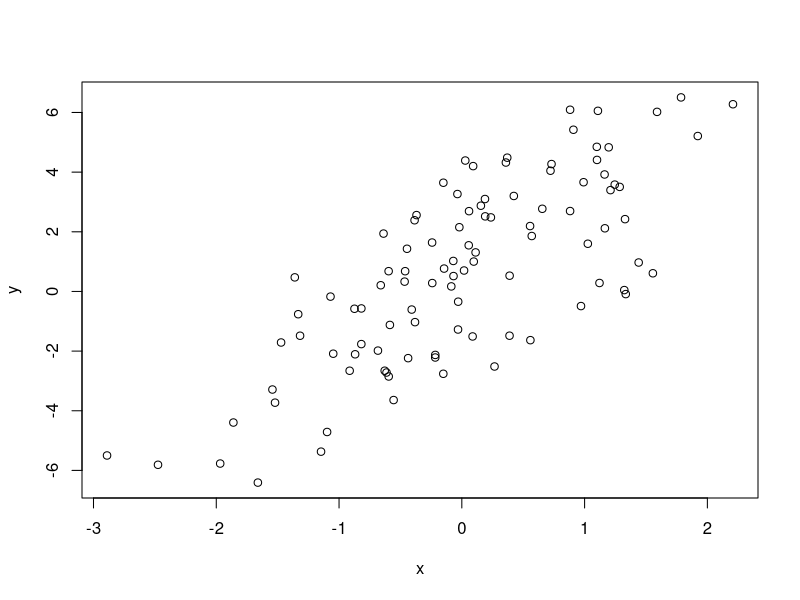
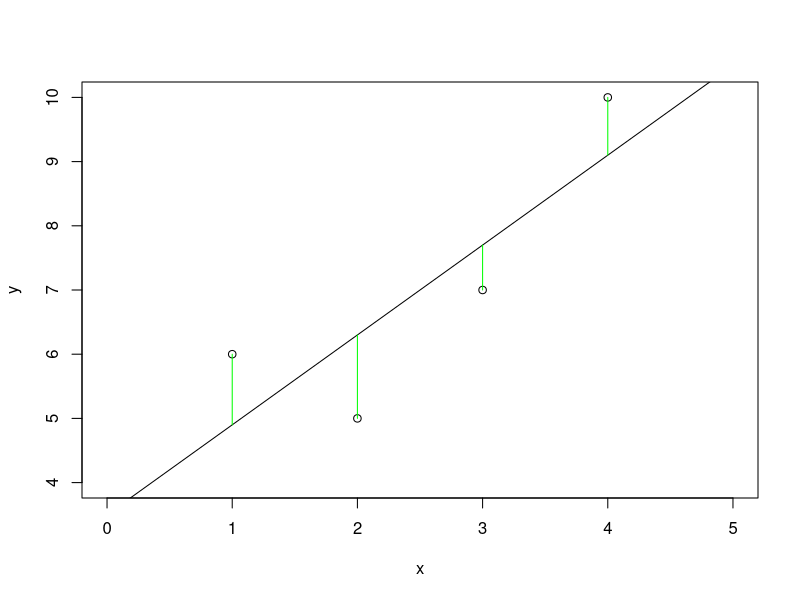
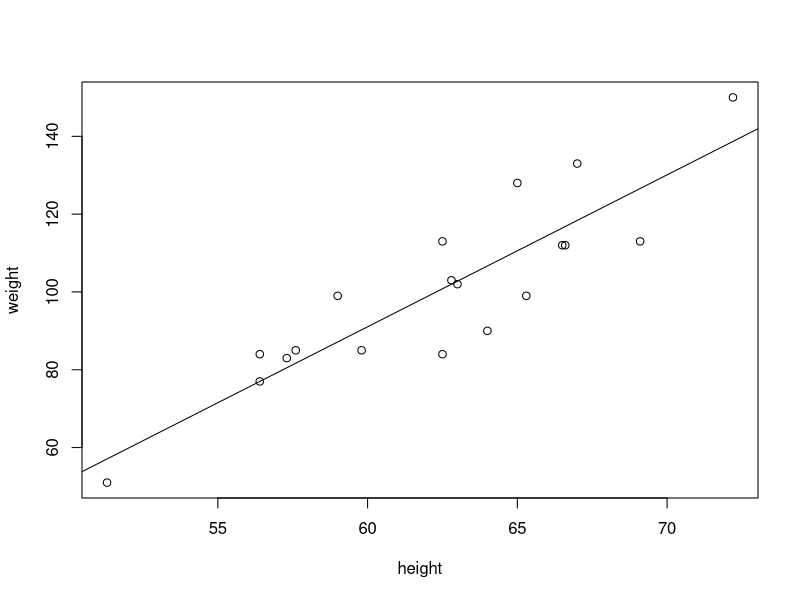

Generate these figures, in order, with R:
## ---- chunk 1
set.seed(20)
x <-rnorm(100)
e <- rnorm(100, 0, 2)
y <- 0.5 + 2*x + e
summary(y)
plot(x,y)
## ---- chunk 2
x <- c(1,2,3,4)
y <- c(6,5,7,10)
plot(y~x, xlim=c(0,5), ylim=c(4,10))
abline(3.5, 1.4)
r <- lm(y~x)
segments(x, y, x, r$fitted.values, col="green")
## ---- chunk 3
# Example 1: linear model
x <- c(1,2,3,4)
y <- c(6,5,7,10)
lm(y~x)

# Example 2: linear model
# Height and weight vectors for 19 children
height <- c(69.1,56.4,65.3,62.8,63,57.3,59.8,62.5,62.5,59.0,51.3,64,56.4,66.5,72.2,65.0,67.0,57.6,66.6)
weight <- c(113,84,99,103,102,83,85,113,84,99,51,90,77,112,150,128,133,85,112)

plot(height,weight)

# correlation between variables
cor(height,weight)

# Fit linear model
model <- lm(weight ~ height) # weight = slope*weight + intercept
abline(model)   # Regression line

# Get data of model
#get the intercept(b0) and the slope(b1) values
model

# detailed information about the model
summary(model)

# check all attributes calculated by lm
attributes(model)

# getting only the intercept
model$coefficients[1] #or model$coefficients[[1]]

# getting only the slope
model$coefficients[2] #or model$coefficients[[2]]

# checking the residuals
residuals(model)

# predicting the weight for a given height, say 60 inches
model$coefficients[[2]]*50 + model$coefficients[[1]]

# Standard e
